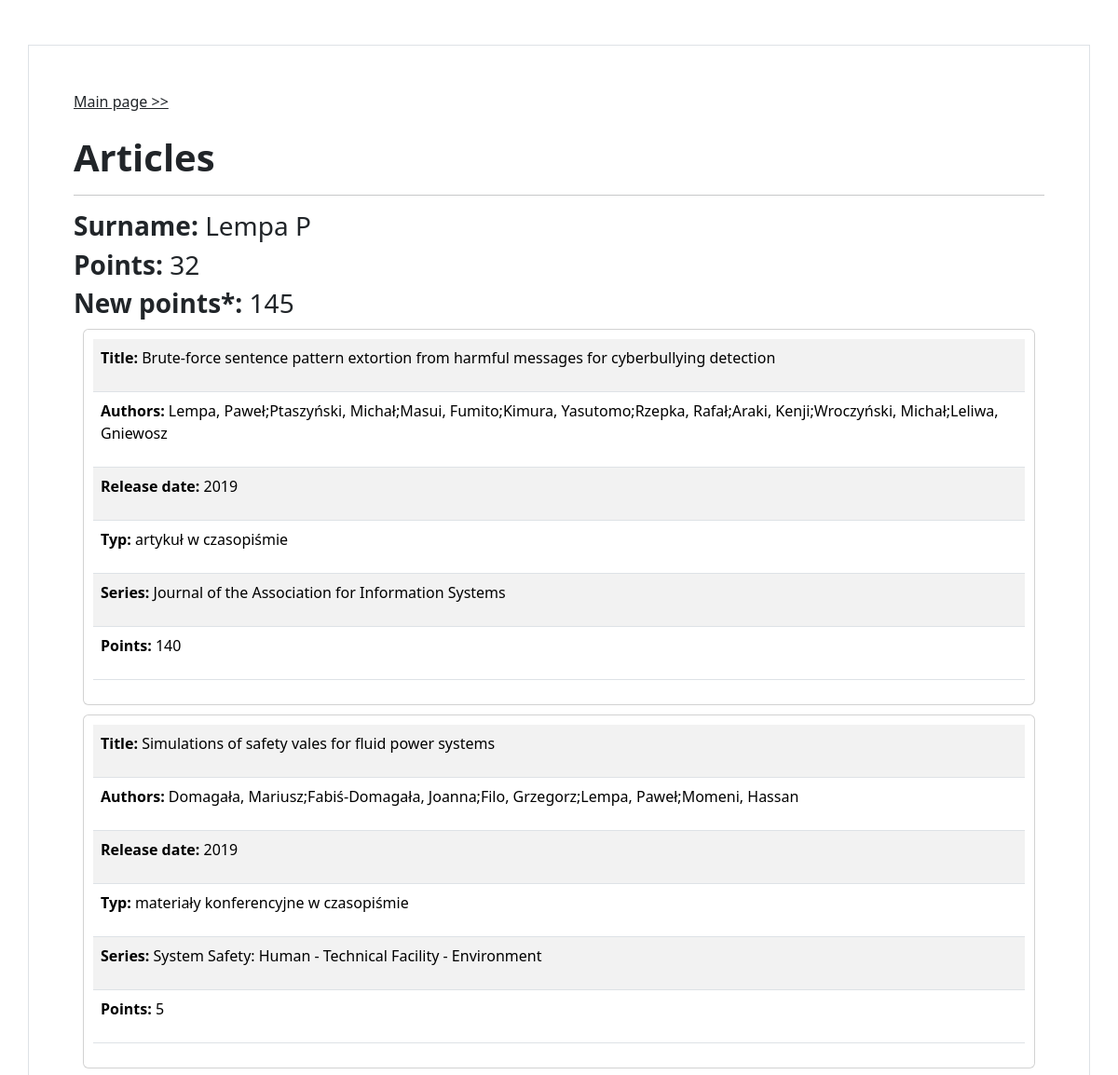
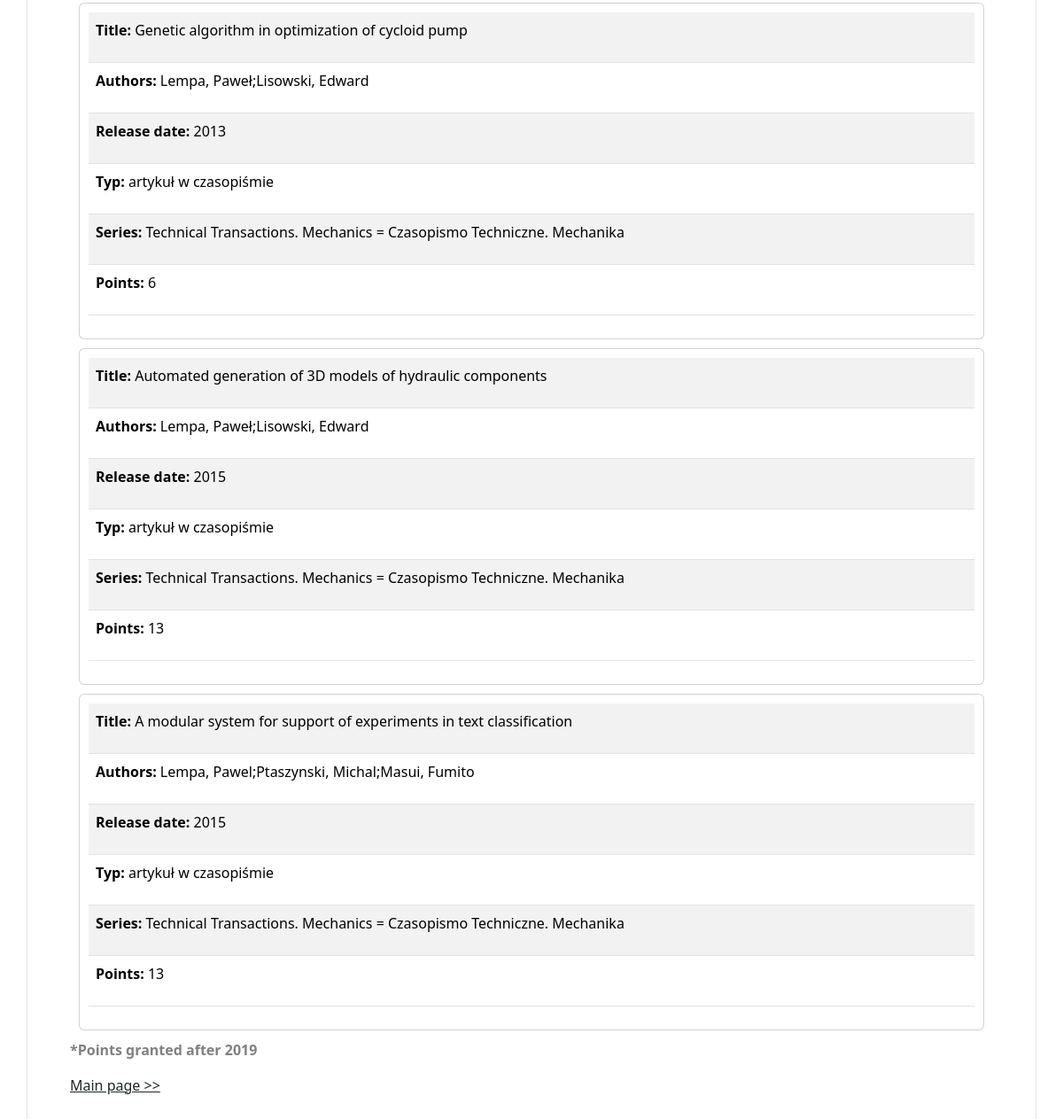
/articles/1, run on the app's committed database (2 pictures, top to bottom).
### biblos/models.py (models this page shows)
class Author(models.Model):
    name = models.CharField(max_length = 200, blank=True, null=True, unique = True)
    class Meta:
        db_table = 'author'

class Article(models.Model):
    author = models.ForeignKey(Author, on_delete=models.CASCADE)
    title = models.CharField(max_length = 200)
    authors = models.CharField(max_length = 200, blank=True, null=True)
    ext_authors = models.CharField(max_length = 200, blank=True, null=True)
    typ = models.CharField(max_length = 200, blank=True, null=True)
    series = models.CharField(max_length = 200, blank=True, null=True)
    release_date = models.CharField(max_length = 200, blank=True, null=True)
    points = models.IntegerField(blank=True, null=True)
    mnisw_list = models.CharField(max_length = 200, blank=True, null=True)
    impact = models.CharField(max_length = 200, blank=True, null=True)
    class Meta:
        db_table = 'article'

### biblos/views.py (the view)
# urls.py: path('articles/<int:id>', views.author_view, name='articles'),
def author_view(request, id):
    author = Author.objects.filter(id=id).first()
    articles = Article.objects.filter(author=author, points__gt=0)
    points = 0
    new_points = 0
    for article in articles:
        if article.release_date:
            if int(article.release_date)>=2019:
                new_points += article.points
            else:
                points += article.points
        else:
            points += article.points
    context = dict({"author": author, "articles": articles, "points": points, "new_points": new_points})
    return render(request, 'biblos/author_view.html', context=context)

### biblos/templates/biblos/author_view.html (shortened to what this page needs)
{% extends 'biblos/base.html' %}
{% block content %}
<div class="container p-5 my-5 border">
    <a href='/' class="link-dark">Main page &gt;&gt;</a>
    <br>
    <br>
    <p class="h1" class="text-align: center"><b>Articles</b></p>
    <hr>
    <p class="h3"><b>Surname: </b>{{author.name}}</p>
    {% if points %}<p class="h3"><b>Points: </b>{{points}}</p>{% endif %}
    {% if new_points %}<p class="h3"><b>New points*: </b>{{new_points}}</p>{% endif %}
    {% for article in articles %}
        <div class="card" style="padding:10px; margin: 10px">
            <table class="table table-striped" >
                <tr><td><p id="article"><b>Title: </b>{{article.title}}</p></td></tr>
                <tr><td><p id="article"><b>Authors: </b>{{article.authors}}{% if article.ext_authors %};{{article.ext_authors}}{% endif %}</p></td></tr>
                {% if article.release_date %}<tr><td><p id="article"><b>Release date: </b>{{article.release_date}}</p></td></tr>{% endif %}
                {% if article.typ %}<tr><td><p id="article"><b>Typ: </b>{{article.typ}}</p></td></tr>{% endif %}
                {% if article.series %}<tr><td><p id="article"><b>Series: </b>{{article.series}}</p></td></tr>{% endif %}
                {% if article.points %}<tr><td><p id="article"><b>Points: </b>{{article.points}}</p></td></tr>{% endif %}
            </table>
        </div>
    {% endfor %}
    {% if new_points %}<p class="h7" style="color:grey;"><b>*Points granted after 2019</b></p>{% endif %}
    <a href='/' class="link-dark">Main page &gt;&gt;</a>
</div>
{% endblock %}

### data on the page
Author: name "Lempa P"
Article: title "Brute-force sentence pattern extortion from harmful messages for cyberbullying detection", authors "Lempa, Paweł", ext_authors "Ptaszyński, Michał;Masui, Fumito;Kimura, Yasutomo;Rzepka, Rafał;Araki, Kenji;Wroczyński, Michał;Leliwa, Gniewosz", release_date "2019", typ "artykuł w czasopiśmie", series "Journal of the Association for Information Systems", points "140"
Article: title "Simulations of safety vales for fluid power systems", authors "Domagała, Mariusz;Fabiś-Domagała, Joanna;Filo, Grzegorz;Lempa, Paweł", ext_authors "Momeni, Hassan", release_date "2019", typ "materiały konferencyjne w czasopiśmie", series "System Safety: Human - Technical Facility - Environment", points "5"
Article: title "Genetic algorithm in optimization of cycloid pump", authors "Lempa, Paweł;Lisowski, Edward", release_date "2013", typ "artykuł w czasopiśmie", series "Technical Transactions. Mechanics = Czasopismo Techniczne. Mechanika", points "6"
Article: title "Automated generation of 3D models of hydraulic components", authors "Lempa, Paweł;Lisowski, Edward", release_date "2015", typ "artykuł w czasopiśmie", series "Technical Transactions. Mechanics = Czasopismo Techniczne. Mechanika", points "13"
Article: title "A modular system for support of experiments in text classification", authors "Lempa, Pawel", ext_authors "Ptaszynski, Michal;Masui, Fumito", release_date "2015", typ "artykuł w czasopiśmie", series "Technical Transactions. Mechanics = Czasopismo Techniczne. Mechanika", points "13"

### other printed values
{{ points }} "32"
{{ new_points }} "145"
